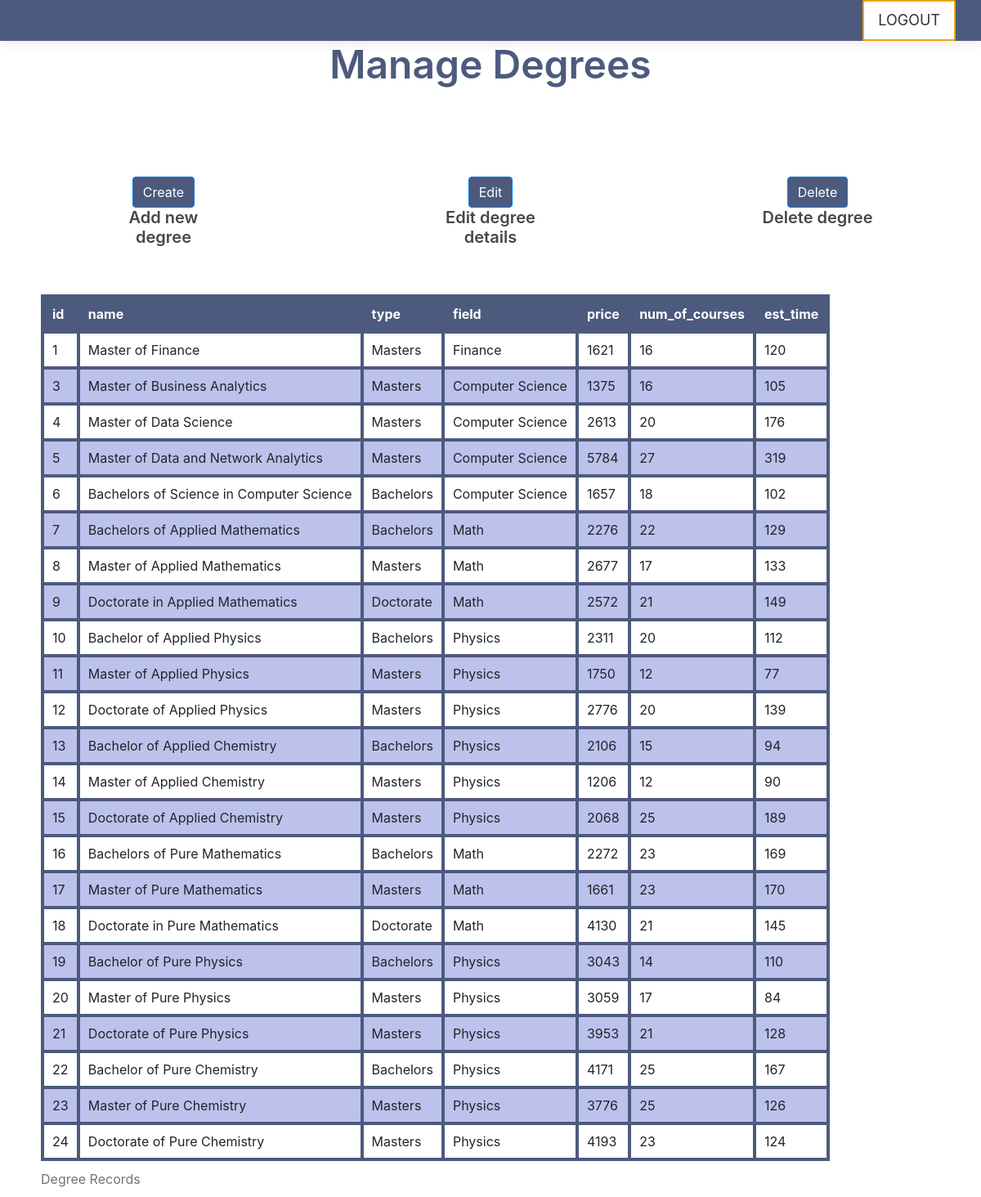
The app's page /admin/admin_degree.php (signed in) with its own data.
### tables this page shows
CREATE TABLE `degree_details` (
  `id` int NOT NULL,
  `price` int DEFAULT NULL,
  `num_of_courses` int DEFAULT NULL,
  `est_time` int DEFAULT NULL,
  PRIMARY KEY (`id`),
  CONSTRAINT `fk_degree_id1` FOREIGN KEY (`id`) REFERENCES `degree` (`id`)
);

CREATE TABLE `degree` (
  `id` int NOT NULL AUTO_INCREMENT,
  `name` varchar(60) DEFAULT NULL,
  `type` varchar(60) DEFAULT NULL,
  `field` varchar(60) DEFAULT NULL,
  PRIMARY KEY (`id`)
);

### admin/admin_degree.php (the view, shortened to what this page needs)
<?php
include_once '../connect.php';
?>
<link rel="stylesheet" href="../css/table.css" />
<link rel="stylesheet" href="../css/bootstrap.min.css" />
<link rel="stylesheet" href="../css/style.css" />
<link rel="stylesheet" href="../css/newcss.css" />
<body class="host_version">
    <header class="top-navbar">
        <nav class="navbar navbar-expand-lg navbar-light bg-light">
            <div class="container-fluid">
                <div class="collapse navbar-collapse" id="navbars-host">
                    <ul class="nav navbar-nav navbar-right">
                        <li><a class="hover-btn-new log orange" href="../logout.php" data-toggle="modal" data-target="#login"><span>Logout</span></a></li>
                    </ul>
                </div>
            </div>
        </nav>
    </header>
    <div class="section-title">
        <h2 style="color:#4c5a7d">Manage Degrees</h2>
    </div>
    <div style="display: flex;">
        <div class="container">
            <div class="text-center pt-5">
                <button style="background-color: #4c5a7d" class="btn btn-primary w-sm waves-effect waves-light" onclick="window.location.href='admin_degreenew.php'">Create</button>
            </div>
            <div class="section-title mb-0 pb-2">
                <h5>Add new degree</h5>
            </div>
        </div>
        <div class="container">
            <div class="text-center pt-5">
                <button style="background-color: #4c5a7d" class="btn btn-primary w-sm waves-effect waves-light" onclick="openForm1()">Edit</button>
            </div>
            <div class="section-title mb-0 pb-2">
                <h5>Edit degree details</h5>
            </div>
        </div>
        <div class="container">
            <div class="text-center pt-5">
                <button style="background-color: #4c5a7d" class="btn btn-primary w-sm waves-effect waves-light" onclick="openForm()">Delete</button>
            </div>
            <div class="section-title mb-0 pb-2">
                <h5>Delete degree</h5>
            </div>
        </div>
    </div>
    <?php
    $query = "SELECT * FROM degree NATURAL JOIN degree_details;";
    $result = mysqli_query($conn, $query);
    $check = mysqli_num_rows($result);
    if ($check > 0) { ?>
        <table>
            <caption>Degree Records</caption>
            <tr style="background-color:#4c5a7d ;color: white">
                <th>id</th>
                <th>name</th>
                <th>type</th>
                <th>field</th>
                <th>price</th>
                <th>num_of_courses</th>
                <th>est_time</th>
            </tr><?php
                    while ($row = mysqli_fetch_array($result)) { ?>
                <tr>
                    <td><?php echo $row['id'] ?></td>
                    <td><?php echo $row['name'] ?></td>
                    <td><?php echo $row['type'] ?></td>
                    <td><?php echo $row['field'] ?></td>
                    <td><?php echo $row['price'] ?></td>
                    <td><?php echo $row['num_of_courses'] ?></td>
                    <td><?php echo $row['est_time'] ?></td>
                </tr>
        <?php
                    }
                } ?>
        </table>

### css/table.css (style rules this page uses)
table, th, td { border: 4px solid #4c5a7d; border-collapse: collapse; }
table { margin: 50px; }
th, td { padding: 10px; }
tr:nth-child(even) { background-color: white; }
tr:nth-child(odd) { background-color: #BCC2EC; }

### records on screen
degree_details: id "1", id.name "Master of Finance", id.type "Masters", id.field "Finance", price "1621", num_of_courses "16", est_time "120"
degree_details: id "3", id.name "Master of Business Analytics", id.type "Masters", id.field "Computer Science", price "1375", num_of_courses "16", est_time "105"
degree_details: id "4", id.name "Master of Data Science", id.type "Masters", id.field "Computer Science", price "2613", num_of_courses "20", est_time "176"
degree_details: id "5", id.name "Master of Data and Network Analytics", id.type "Masters", id.field "Computer Science", price "5784", num_of_courses "27", est_time "319"
degree_details: id "6", id.name "Bachelors of Science in Computer Science", id.type "Bachelors", id.field "Computer Science", price "1657", num_of_courses "18", est_time "102"
degree_details: id "7", id.name "Bachelors of Applied Mathematics", id.type "Bachelors", id.field "Math", price "2276", num_of_courses "22", est_time "129"
degree_details: id "8", id.name "Master of Applied Mathematics", id.type "Masters", id.field "Math", price "2677", num_of_courses "17", est_time "133"
degree_details: id "9", id.name "Doctorate in Applied Mathematics", id.type "Doctorate", id.field "Math", price "2572", num_of_courses "21", est_time "149"
degree_details: id "10", id.name "Bachelor of Applied Physics", id.type "Bachelors", id.field "Physics", price "2311", num_of_courses "20", est_time "112"
degree_details: id "11", id.name "Master of Applied Physics", id.type "Masters", id.field "Physics", price "1750", num_of_courses "12", est_time "77"
degree_details: id "12", id.name "Doctorate of Applied Physics", id.type "Masters", id.field "Physics", price "2776", num_of_courses "20", est_time "139"
degree_details: id "13", id.name "Bachelor of Applied Chemistry", id.type "Bachelors", id.field "Physics", price "2106", num_of_courses "15", est_time "94"
degree_details: id "14", id.name "Master of Applied Chemistry", id.type "Masters", id.field "Physics", price "1206", num_of_courses "12", est_time "90"
degree_details: id "15", id.name "Doctorate of Applied Chemistry", id.type "Masters", id.field "Physics", price "2068", num_of_courses "25", est_time "189"
degree_details: id "16", id.name "Bachelors of Pure Mathematics", id.type "Bachelors", id.field "Math", price "2272", num_of_courses "23", est_time "169"
degree_details: id "17", id.name "Master of Pure Mathematics", id.type "Masters", id.field "Math", price "1661", num_of_courses "23", est_time "170"
degree_details: id "18", id.name "Doctorate in Pure Mathematics", id.type "Doctorate", id.field "Math", price "4130", num_of_courses "21", est_time "145"
degree_details: id "19", id.name "Bachelor of Pure Physics", id.type "Bachelors", id.field "Physics", price "3043", num_of_courses "14", est_time "110"
degree_details: id "20", id.name "Master of Pure Physics", id.type "Masters", id.field "Physics", price "3059", num_of_courses "17", est_time "84"
degree_details: id "21", id.name "Doctorate of Pure Physics", id.type "Masters", id.field "Physics", price "3953", num_of_courses "21", est_time "128"
degree_details: id "22", id.name "Bachelor of Pure Chemistry", id.type "Bachelors", id.field "Physics", price "4171", num_of_courses "25", est_time "167"
degree_details: id "23", id.name "Master of Pure Chemistry", id.type "Masters", id.field "Physics", price "3776", num_of_courses "25", est_time "126"
degree_details: id "24", id.name "Doctorate of Pure Chemistry", id.type "Masters", id.field "Physics", price "4193", num_of_courses "23", est_time "124"
